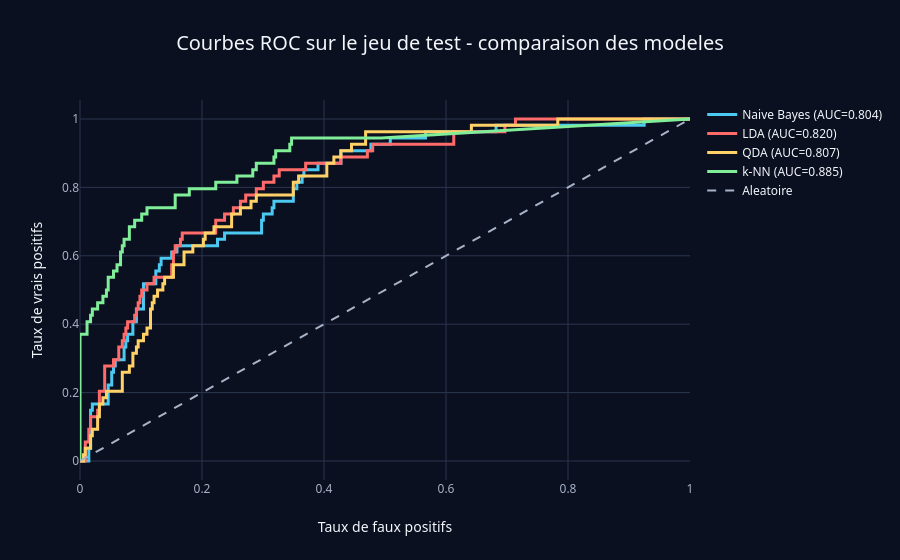

The notebook cell this image was saved under:
### Markdown cell above
### Question 3 — Comparaison sur le jeu de test

On évalue chaque modèle **une seule fois** sur le test, avec trois métriques :
- l'**accuracy** (taux de bonnes prédictions au seuil $1/2$) ;
- le **recall** de la classe positive, qui mesure la part des **bons vins réellement détectés** ;
- l'**AUC** (aire sous la courbe ROC), qui mesure la capacité à **ordonner** les vins par probabilité d'être
  bons, indépendamment du seuil.

### Code cell
resultats = []
fig = go.Figure()
for idx, (nom, est) in enumerate(meilleurs.items()):
    y_pred = est.predict(X_te)
    y_score = est.predict_proba(X_te)[:, 1]
    acc = accuracy_score(y_te, y_pred)
    rec = recall_score(y_te, y_pred)
    auc = roc_auc_score(y_te, y_score)
    resultats.append({"Modele": nom, "Accuracy": acc, "Recall": rec, "AUC": auc})
    fpr, tpr, _ = roc_curve(y_te, y_score)
    fig.add_trace(go.Scatter(
        x=fpr, y=tpr, mode="lines",
        name=f"{nom} (AUC={auc:.3f})",
        line=dict(color=COLORWAY[idx % len(COLORWAY)], width=3)
    ))

fig.add_trace(go.Scatter(
    x=[0, 1], y=[0, 1], mode="lines", name="Aleatoire",
    line=dict(color=MUTED, dash="dash")
) )
fig.update_layout(
    title="Courbes ROC sur le jeu de test - comparaison des modeles",
    xaxis_title="Taux de faux positifs",
    yaxis_title="Taux de vrais positifs"
)
apply_dark_theme(fig)
fig.show()

tableau = pd.DataFrame(resultats).sort_values("AUC", ascending=False).reset_index(drop=True)
tableau
